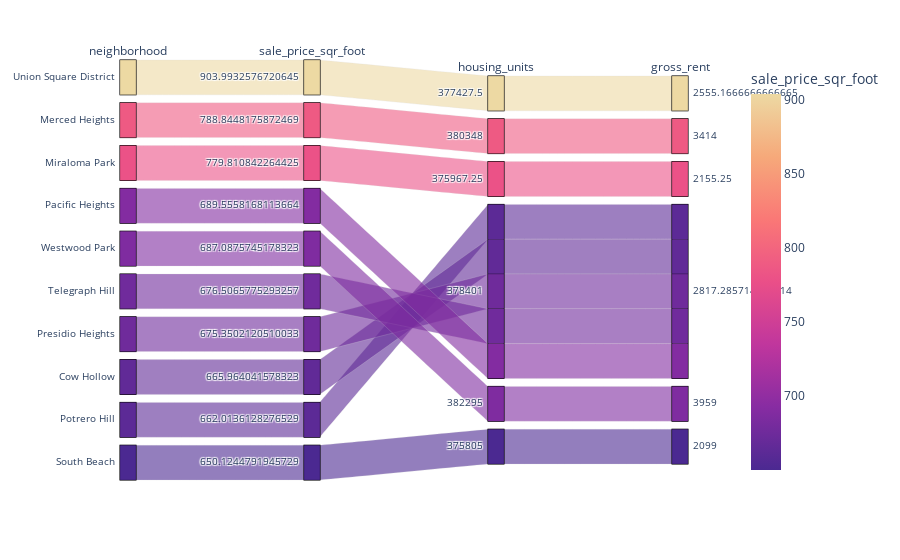

The notebook cell this image was saved under:
### Code cell
# Parallel Categories Plot
px.parallel_categories(expensive_neighborhood.reset_index(), color='sale_price_sqr_foot',color_continuous_scale=px.colors.sequential.Agsunset)

### Figure 1 — Plotly figure (JSON) as saved in the notebook; plotly's stock layout.template omitted (floating-point values rounded to 4 significant figures)
{"data": [{"dimensions": [{"label": "neighborhood", "values": ["Union Square District", "Merced Heights", "Miraloma Park", "Pacific Heights", "Westwood Park", "Telegraph Hill", "Presidio Heights", "Cow Hollow", "Potrero Hill", "South Beach"]}, {"label": "sale_price_sqr_foot", "values": [904.0, 788.8, 779.8, 689.6, 687.1, 676.5, 675.4, 666.0, 662.0, 650.1]}, {"label": "housing_units", "values": [377400.0, 380348, 376000.0, 378401, 382295, 378401, 378401, 378401, 378401, 375805]}, {"label": "gross_rent", "values": [2555.0, 3414, 2155.0, 2817.0, 3959, 2817.0, 2817.0, 2817.0, 2817.0, 2099]}], "domain": {"x": [0, 1], "y": [0, 1]}, "line": {"color": [904.0, 788.8, 779.8, 689.6, 687.1, 676.5, 675.4, 666.0, 662.0, 650.1], "coloraxis": "coloraxis"}, "name": "", "type": "parcats"}], "layout": {"autosize": true, "coloraxis": {"colorbar": {"title": {"text": "sale_price_sqr_foot"}}, "colorscale": [[0, "rgb(75, 41, 145)"], [0.1667, "rgb(135, 44, 162)"], [0.3333, "rgb(192, 54, 157)"], [0.5, "rgb(234, 79, 136)"], [0.6667, "rgb(250, 120, 118)"], [0.8333, "rgb(246, 169, 122)"], [1, "rgb(237, 217, 163)"]]}, "legend": {"tracegroupgap": 0}, "margin": {"t": 60}}}
